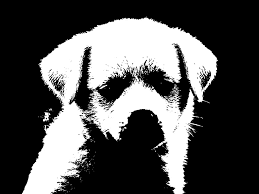
#> input picture introduction/data/B5.jpg, 259 x 194 px, found by its file name
$ python p33.py
#> lines starting #> are read from the running program, lines starting #| are printed output that depends on the picture
import numpy as np
import cv2 as cv

img = cv.imread('B5.jpg')
#> img is the input picture: shape (194, 259, 3); min 0, max 255, mean 81.1
img_small=cv.resize(img,(400,400))
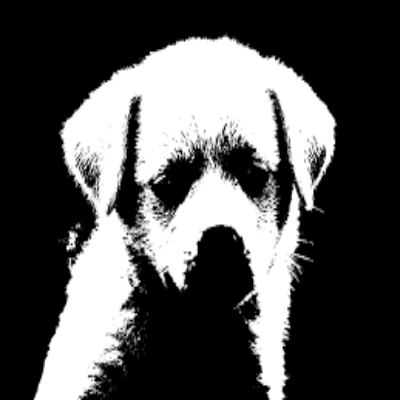
#> img_small: shape (400, 400, 3); min 0, max 255, mean 81.1
cv.imshow("Original Image",img_small)
kernel = np.ones((3,3),np.uint8)
closing = cv.morphologyEx(img_small, cv.MORPH_CLOSE, kernel,iterations =2)
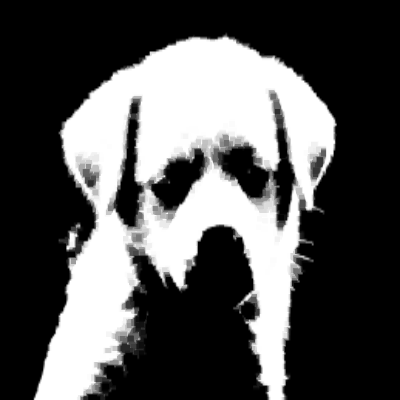
#> closing: shape (400, 400, 3); min 0, max 255, mean 84.2
cv.imshow("Closing Operation with kernel(5*5)",closing)
cv.waitKey(0)

$ run again, with introduction/data/B2.jpg copied over introduction/data/B5.jpg
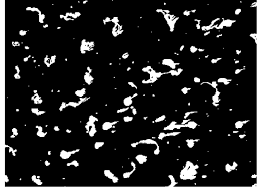
#> input picture introduction/data/B2.jpg, 262 x 192 px, found by its file name
#> img is the input picture: shape (192, 262, 3); min 0, max 255, mean 39.2
#> `img_small=cv.resize(img,(400,400))`:
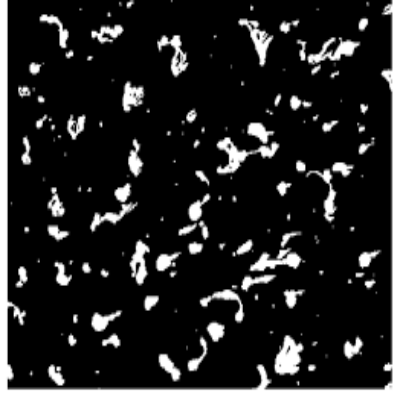
#> img_small: shape (400, 400, 3); min 0, max 255, mean 39.1

$ run again, with introduction/data/B3.jpg copied over introduction/data/B5.jpg
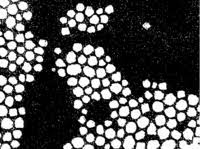
#> input picture introduction/data/B3.jpg, 200 x 149 px, found by its file name
#> img is the input picture: shape (149, 200, 3); min 0, max 255, mean 84
#> `img_small=cv.resize(img,(400,400))`:
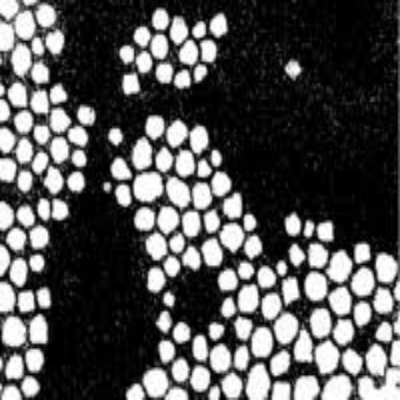
#> img_small: shape (400, 400, 3); min 0, max 255, mean 83.9
#> `closing = cv.morphologyEx(img_small, cv.MORPH_CLOSE, kernel,iterations..`:
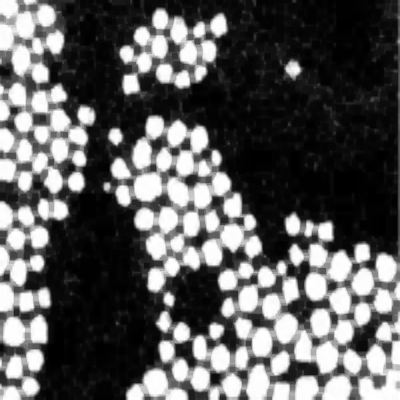
#> closing: shape (400, 400, 3); min 0, max 255, mean 91.7

$ run again, with introduction/data/Zeb.jpg copied over introduction/data/B5.jpg
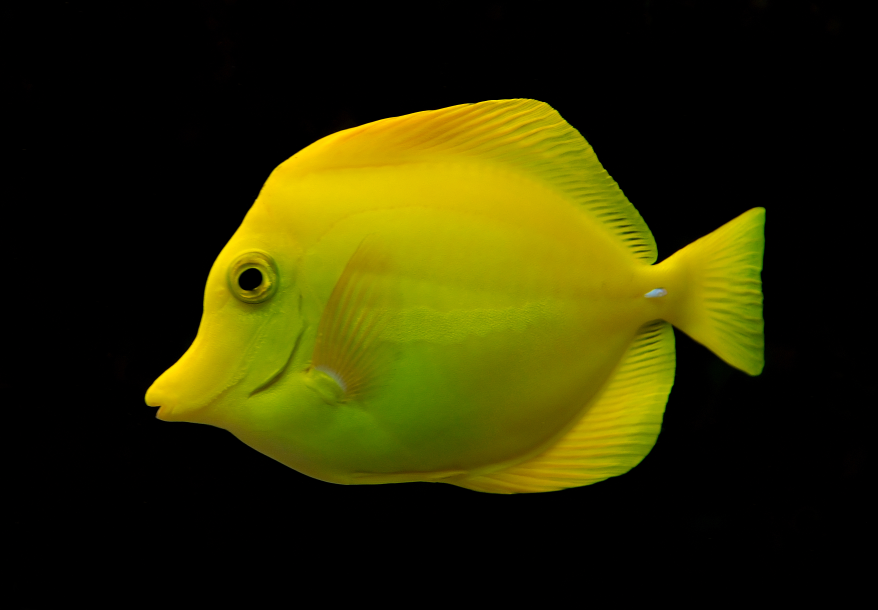
#> input picture introduction/data/Zeb.jpg, 3509 x 2440 px, found by its file name (shown at 1/4 size)
#> img is the input picture: shape (2440, 3509, 3); mean B, G, R 0.4, 45.3, 46.8
#> `img_small=cv.resize(img,(400,400))`:
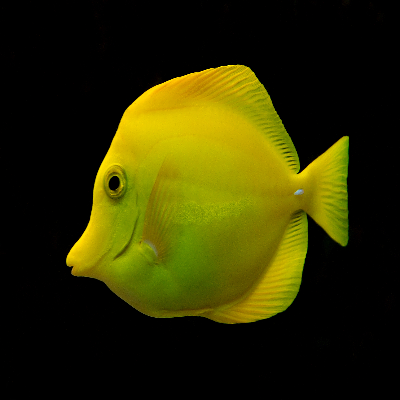
#> img_small: shape (400, 400, 3); mean B, G, R 0.3, 45.2, 46.8
